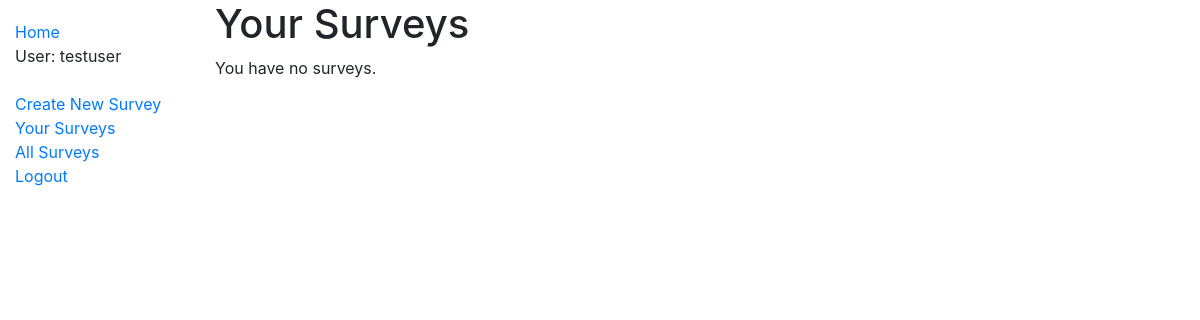
Page /catalog/mysurveys/ (signed in) on the earlier database version.
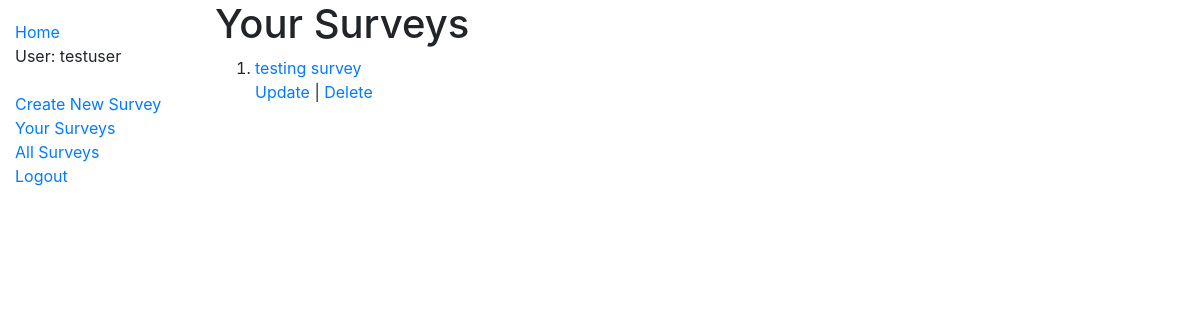
Same page on the later database version.
### catalog/models.py (models this page shows, shortened)
class Surveys(models.Model):
  id = models.UUIDField(primary_key=True, default=uuid.uuid4)
  name = models.CharField(max_length=300)
  surveyer = models.ForeignKey(User, on_delete=models.SET_NULL, null=True, unique=False)
  class Meta:
    permissions = (('can_edit_survey', 'Edit Survey'),)

### catalog/views.py (the view)
# urls.py: path('mysurveys/', views.UserSurveys.as_view(), name='user-surveys'),
class UserSurveys(LoginRequiredMixin, generic.ListView):
  model = Surveys
  template_name = 'catalog/user_surveys_list.html'
  paginate_by = 10
  def get_queryset(self):
    return Surveys.objects.filter(surveyer=self.request.user)

### catalog/templates/catalog/user_surveys_list.html
{% extends 'base.html' %}
{% block content %}
  <h1>Your Surveys</h1>
  {% if surveys_list %}
  <ol>
    {% for surv in surveys_list %}
    <li>
      <a href='{% url 'surveys-detail' surv.pk %}'>{{surv.name}}</a>
      {% if surv.surveyer == request.user %}
        <p><a href='{% url 'surveys-update' surv.pk %}'>Update</a> | <a href='{% url 'surveys-delete' surv.pk %}'>Delete</a></p>
      {% endif %}
    </li>
    {% endfor %}
  </ol>
  {% else %}
    <p>You have no surveys.</p>
  {% endif %}
{% endblock %}

Differences in the rows shown:
now on this page (row edited): Surveys: name "testing survey", shows "Update"
Other differences:
text no longer shown: "You have no surveys."
